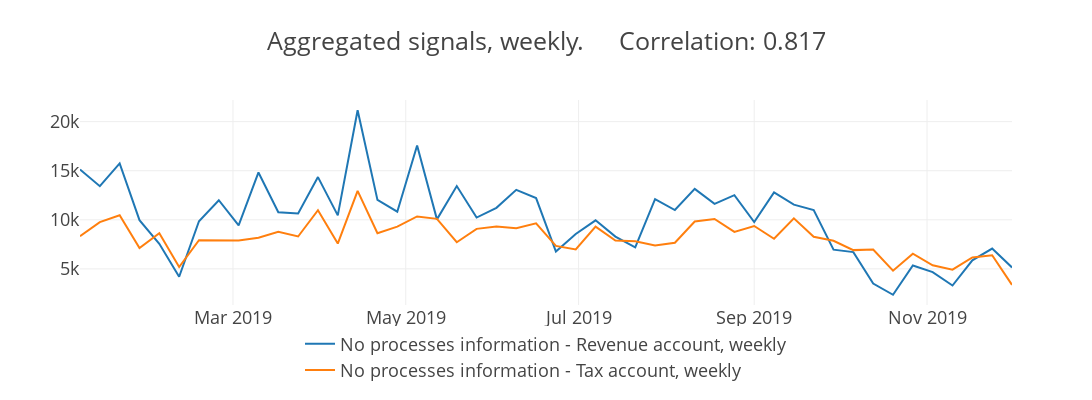

Notebook code cell kept with this figure:
### Markdown cell above
## Tax vs. Revenue based on FA Names
Credit-debit model (CD) which uses only the in- and outflow but no process information

### Code cell
cur_result = constructSignals(df_all, query=[{"select": ["ALL"], 
                              "_with": {"FA_Name": "Revenue"}}, 
                                {"select": ["ALL"], "_with": {"FA_Name": "Tax"}}], on="label", agg_period="W", 
                title="img/Modelling/latest/CD_Model_Tax-Revenue_",
                legend=["No processes information - Revenue account", "No processes information - Tax account"],
                metric="RMSE")
TAX_REVENUE_DF = TAX_REVENUE_DF.append(cur_result.assign(Model="CD Model"))

### Figure 1 — Plotly figure (JSON) as saved in the notebook; plotly's stock layout.template omitted (floating-point values rounded to 4 significant figures)
{"data": [{"name": "No processes information - Revenue account, weekly", "type": "scatter", "uid": "52be9b8c-05c5-4b44-bef4-de683649b455", "x": ["2019-01-06", "2019-01-13", "2019-01-20", "2019-01-27", "2019-02-03", "2019-02-10", "2019-02-17", "2019-02-24", "2019-03-03", "2019-03-10", "2019-03-17", "2019-03-24", "2019-03-31", "2019-04-07", "2019-04-14", "2019-04-21", "2019-04-28", "2019-05-05", "2019-05-12", "2019-05-19", "2019-05-26", "2019-06-02", "2019-06-09", "2019-06-16", "2019-06-23", "2019-06-30", "2019-07-07", "2019-07-14", "2019-07-21", "2019-07-28", "2019-08-04", "2019-08-11", "2019-08-18", "2019-08-25", "2019-09-01", "2019-09-08", "2019-09-15", "2019-09-22", "2019-09-29", "2019-10-06", "2019-10-13", "2019-10-20", "2019-10-27", "2019-11-03", "2019-11-10", "2019-11-17", "2019-11-24", "2019-12-01"], "y": [15125, 13421, 15749, 9960, 7550, 4197, 9856, 11996, 9429, 14820, 10770, 10632, 14349, 10448, 21159, 12020, 10824, 17576, 10041, 13434, 10227, 11222, 13047, 12212, 6765, 8547, 9944, 8283, 7185, 12104, 10994, 13154, 11618, 12507, 9762, 12793, 11545, 10993, 6960, 6705, 3507, 2363, 5348, 4668, 3305, 5875, 7064, 5141]}, {"name": "No processes information - Tax account, weekly", "type": "scatter", "uid": "2dcf12b4-7b28-43d1-a0e4-93859bd025c5", "x": ["2019-01-06", "2019-01-13", "2019-01-20", "2019-01-27", "2019-02-03", "2019-02-10", "2019-02-17", "2019-02-24", "2019-03-03", "2019-03-10", "2019-03-17", "2019-03-24", "2019-03-31", "2019-04-07", "2019-04-14", "2019-04-21", "2019-04-28", "2019-05-05", "2019-05-12", "2019-05-19", "2019-05-26", "2019-06-02", "2019-06-09", "2019-06-16", "2019-06-23", "2019-06-30", "2019-07-07", "2019-07-14", "2019-07-21", "2019-07-28", "2019-08-04", "2019-08-11", "2019-08-18", "2019-08-25", "2019-09-01", "2019-09-08", "2019-09-15", "2019-09-22", "2019-09-29", "2019-10-06", "2019-10-13", "2019-10-20", "2019-10-27", "2019-11-03", "2019-11-10", "2019-11-17", "2019-11-24", "2019-12-01"], "y": [8319.0, 9757.0, 10460.0, 7125.0, 8623.0, 5187.0, 7917.0, 7901.0, 7886.0, 8177.0, 8770.0, 8300.0, 10970.0, 7579.0, 12940.0, 8632.0, 9304.0, 10340.0, 10090.0, 7711.0, 9074.0, 9310.0, 9142.0, 9632.0, 7341.0, 6975.0, 9306.0, 7886.0, 7814.0, 7385.0, 7663.0, 9827.0, 10090.0, 8764.0, 9366.0, 8061.0, 10150.0, 8264.0, 7863.0, 6910.0, 6963.0, 4819.0, 6548.0, 5364.0, 4919.0, 6167.0, 6382.0, 3371.0]}], "layout": {"font": {"size": 18}, "height": 400, "hovermode": "closest", "legend": {"font": {"size": 18}, "orientation": "h", "x": 0.5, "xanchor": "center", "y": -0.1}, "showlegend": true, "title": {"text": "Aggregated signals, weekly.     Correlation: 0.817"}, "width": 1200}}
